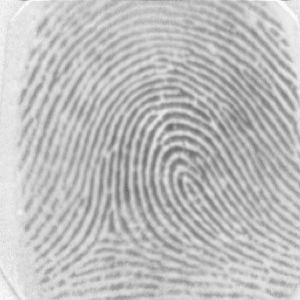
#> input picture FingerMatch/data/Fingerprints - Set A/10.tif, 300 x 300 px
$ python -i enhancing.py   (imports and definitions only)   (older library calls are emulated)
#> lines starting #> are read from the running program, lines starting #| are printed output that depends on the picture; after the words box and inside, x2 and y2 are one past the last pixel; in counts of white or black regions, pixels touching at a corner belong together
### FingerMatch/src/libs/processing.py
import numpy as np

from skimage.morphology import skeletonize


def clean_points(image: np.array, filter_size: int = 6):
    """
    Remove debris from the image - 1x1 filled pixel areas.

    Args:
        image  (np.array): Image array 1 channel, gray-scale.
        filter_size (int): Size of the rolling window applied for cleaning the array.

    """

    # Normalise
    template_base = image.copy() / image.max()

    template_new = template_base.copy()

    # Layer - window size.
    height, width = image.shape

    for i in range(height - filter_size):
        for j in range(width - filter_size):

            layer_filter = template_new[i:i + filter_size, j:j + filter_size]

            flag = 0
            if sum(layer_filter[:, 0]) == 0:
                flag += 1
            if sum(layer_filter[:, filter_size - 1]) == 0:
                flag += 1
            if sum(layer_filter[0, :]) == 0:
                flag += 1
            if sum(layer_filter[filter_size - 1, :]) == 0:
                flag += 1
            if flag > 3:
                template_base[i: i + filter_size, j: j + filter_size] = np.zeros((filter_size, filter_size))

    return template_base


def thin_image(image: np.array, swap_image: bool = False) -> np.array:
    """
    Thins given image.

    Args:
        image  (np.array): Image as a numpy array, 1 channel, gray scale.
        swap_image (bool): Swaps background colour with ridge colour

    Returns:
        np.array: Thinned image.

    """

    # Process image - thinning, cleaning and normalisation
    img_skel = skeletonize(image / image.max()).astype(int)

    # Clean noise or impurities (1x1 filled pixels)
    img_skel = clean_points(img_skel).astype(int)

    if swap_image:
        return swap(img_skel)
    else:
        return img_skel


# [104 lines left out: functions swap, occurrences, cdf, histogram_equalisation, cdf_normalised, binarise, not called in this run]

### FingerMatch/src/libs/enhancing.py
import math

import numpy as np

import scipy
from scipy import ndimage, signal

import warnings
# [1 line not run here, left out]

import cv2
# [1 line not run here, left out]

from libs.processing import thin_image, clean_points


def enhance_image(image: np.array, block_orientation: int = 16, threshold: float = 0.1,
                  sigma_gradient: int = 1, sigma_block: int = 7, sigma_orientation: int = 7,
                  block_frequency: int = 38, window_size: int = 5, min_wave_length: int = 5,
                  max_wave_length: int = 15, padding: int = None, skeletonise: bool = True):
    """
    Image enhancement using gabor filters based on ridge orientation.
    Adjusted from https: / / github.com / Utkarsh-Deshmukh / Fingerprint-Enhancement-Python
    Based on the paper: Hong, L., Wan, Y., and Jain, A. K. '
    Fingerprint image enhancement: Algorithm and performance evaluation'.
    IEEE Transactions on Pattern Analysis and Machine Intelligence 20, 8 (1998), pp 777-789.
    License: BSD 2
    """

    # CLAHE adjusted image - histogram equalisation.
    # can bang do tuong phan anh
    img_clahe = apply_clahe(image)

    # Padding image for applying window frequency mask.
    if padding is not None:
        top, bottom, left, right = [padding] * 4
        img_clahe = cv2.copyMakeBorder(img_clahe, top, bottom, left, right, cv2.BORDER_CONSTANT, value=255)

    # Normalise images
    # chuan hoa z-score
    img_normalised, mask = ridge_segment(img_clahe, block_orientation, threshold)

    # Pixel orientation
    # trich xuat huong cua duong van
    img_orientation = ridge_orient(img_normalised, sigma_gradient, sigma_block, sigma_orientation)

    # Ridge frequency
    img_frequency, med = ridge_frequency(img_normalised, mask, img_orientation, block_frequency, window_size,
                                         min_wave_length, max_wave_length)

    # Gabor filter
    image_filtered = ridge_filter(img_normalised, img_orientation, med * mask, .65, .65)

    image_enhanced = (image_filtered < -3)

    if skeletonise:
        # Applies image thinning and sets background to white.
        image_enhanced = thin_image(image_enhanced)
        image_enhanced = clean_points(image_enhanced)

    # Normalising image and processing background - and ridges.
    # image_enhanced = image_enhanced // image_enhanced.max()  # [0, 1] values

    # Invert colours if the background is dark.
    # image_enhanced = swap(image_enhanced) if image_enhanced.mean() < .5 else image_enhanced
    # image_enhanced = image_enhanced.astype('uint8')

    return image_enhanced.astype('uint8')


def ridge_orient(image: np.array, sigma_gradient: int, sigma_block: int, sigma_orientation: int):
    """
    Extracts the orientation of the ridges.

    """

    # Image gradients.
    size = np.fix(6 * sigma_gradient)

    if np.remainder(size, 2) == 0:
        size = size + 1

    gauss = cv2.getGaussianKernel(np.int(size), sigma_gradient)

    # Gradient of Gaussian
    f = gauss * gauss.T
    fy, fx = np.gradient(f)

    Gx = signal.convolve2d(image, fx, mode='same')
    Gy = signal.convolve2d(image, fy, mode='same')

    Gxx = np.power(Gx, 2)
    Gyy = np.power(Gy, 2)
    Gxy = Gx * Gy

    # Smooth the covariance data to perform a weighted summation of the data.

    size = np.fix(6 * sigma_block)

    gauss = cv2.getGaussianKernel(np.int(size), sigma_block)
    f = gauss * gauss.T

    Gxx = ndimage.convolve(Gxx, f)
    Gyy = ndimage.convolve(Gyy, f)
    Gxy = 2 * ndimage.convolve(Gxy, f)

    # Analytic solution of principal direction
    denom = np.sqrt(np.power(Gxy, 2) + np.power((Gxx - Gyy), 2)) + np.finfo(float).eps

    # Sine and cosine of doubled angles
    sin2theta = Gxy / denom
    cos2theta = (Gxx - Gyy) / denom

    if sigma_orientation:

        size = np.fix(6 * sigma_orientation)

        if np.remainder(size, 2) == 0:
            size = size + 1

        gauss = cv2.getGaussianKernel(np.int(size), sigma_orientation)

        f = gauss * gauss.T
        cos2theta = ndimage.convolve(cos2theta, f)  # Smoothed sine and cosine of
        sin2theta = ndimage.convolve(sin2theta, f)  # doubled angles

    img_orientation = np.pi / 2 + np.arctan2(sin2theta, cos2theta) / 2

    return img_orientation


def ridge_frequency(image: np.array, mask, orient: int, block_size: int, window_size: int, min_wave_length: int,
               max_wave_length: int) -> tuple:
    """
    Ridge frequency computation.

    """

    rows, cols = image.shape
    freq = np.zeros((rows, cols))

    for r in range(0, rows - block_size, block_size):
        for c in range(0, cols - block_size, block_size):
            block_image = image[r: r + block_size][:, c: c + block_size]
            block_orientation = orient[r: r + block_size][:, c: c + block_size]

            freq[r: r + block_size][:, c: c + block_size] = frequest(block_image, block_orientation, window_size,
                                                                     min_wave_length, max_wave_length)

    freq = freq * mask
    freq_1d = np.reshape(freq, (1, rows * cols))
    ind = np.where(freq_1d > 0)

    ind = np.array(ind)
    ind = ind[1, :]

    non_zero_elems_in_freq = freq_1d[0][ind]

    # median_freq = np.mean(non_zero_elems_in_freq)
    # TODO: (Dragos) Review
    median_freq = np.median(non_zero_elems_in_freq)

    return freq, median_freq


def ridge_filter(im, orient, freq, kx, ky):
    angleInc = 3
    im = np.double(im)
    rows, cols = im.shape
    newim = np.zeros((rows, cols))

    freq_1d = np.reshape(freq, (1, rows * cols))
    ind = np.where(freq_1d > 0)

    ind = np.array(ind)
    ind = ind[1, :]

    # Round the array of frequencies to the nearest 0.01 to reduce the
    # number of distinct frequencies we have to deal with.
    non_zero_elems_in_freq = freq_1d[0][ind]
    non_zero_elems_in_freq = np.double(np.round((non_zero_elems_in_freq * 100))) / 100

    unfreq = np.unique(non_zero_elems_in_freq)

    # Generate filters corresponding to these distinct frequencies and
    # orientations in 'angleInc' increments.

    sigmax = 1 / unfreq[0] * kx
    sigmay = 1 / unfreq[0] * ky

    sze = np.round(3 * np.max([sigmax, sigmay]))

    x, y = np.meshgrid(np.linspace(-sze, sze, int(2 * sze + 1)), np.linspace(-sze, sze, int(2 * sze + 1)))

    reffilter = np.exp(-((np.power(x, 2)) / (sigmax * sigmax) + (np.power(y, 2)) / (sigmay * sigmay))) * np.cos(
        2 * np.pi * unfreq[0] * x)  # this is the original gabor filter

    filt_rows, filt_cols = reffilter.shape

    gabor_filter = np.array(np.zeros((180 // angleInc, filt_rows, filt_cols)))

    for o in range(0, 180 // angleInc):
        # Generate rotated versions of the filter.  Note orientation
        # image provides orientation  * along *  the ridges, hence +90
        # degrees, and imrotate requires angles +ve anticlockwise, hence
        # the minus sign.

        rot_filt = scipy.ndimage.rotate(reffilter, - (o * angleInc + 90), reshape=False)
        gabor_filter[o] = rot_filt

    # Find indices of matrix points greater than maxsze from the image
    # boundary

    maxsze = int(sze)

    temp = freq > 0
    validr, validc = np.where(temp)

    temp1 = validr > maxsze
    temp2 = validr < rows - maxsze
    temp3 = validc > maxsze
    temp4 = validc < cols - maxsze

    final_temp = temp1 & temp2 & temp3 & temp4

    finalind = np.where(final_temp)

    # Convert orientation matrix values from radians to an index value
    # that corresponds to round(degrees / angleInc)

    maxorientindex = np.round(180 / angleInc)
    orientindex = np.round(orient / np.pi * 180 / angleInc)

    # do the filtering

    for i in range(0, rows):
        for j in range(0, cols):
            if orientindex[i][j] < 1:
                orientindex[i][j] = orientindex[i][j] + maxorientindex
            if orientindex[i][j] > maxorientindex:
                orientindex[i][j] = orientindex[i][j] - maxorientindex

    finalind_rows, finalind_cols = np.shape(finalind)

    sze = int(sze)
    for k in range(0, finalind_cols):
        r = validr[finalind[0][k]]
        c = validc[finalind[0][k]]

        img_block = im[r - sze:r + sze + 1][:, c - sze:c + sze + 1]

        newim[r][c] = np.sum(img_block * gabor_filter[int(orientindex[r][c]) - 1])

    return newim


def normalise(image: np.array):

    normed = (image - np.mean(image)) / (np.std(image))

    return normed


def ridge_segment(im, blksze, thresh):

    rows, cols = im.shape

    im = normalise(im)  # normalise to get zero mean and unit standard deviation

    new_rows = np.int(blksze * np.ceil((np.float(rows)) / (np.float(blksze))))
    new_cols = np.int(blksze * np.ceil((np.float(cols)) / (np.float(blksze))))

    padded_img = np.zeros((new_rows, new_cols))
    stddevim = np.zeros((new_rows, new_cols))

    padded_img[0:rows][:, 0:cols] = im

    for i in range(0, new_rows, blksze):
        for j in range(0, new_cols, blksze):
            block = padded_img[i:i + blksze][:, j:j + blksze]

            stddevim[i:i + blksze][:, j:j + blksze] = np.std(block) * np.ones(block.shape)

    stddevim = stddevim[0:rows][:, 0:cols]

    mask = stddevim > thresh

    mean_val = np.mean(im[mask])

    std_val = np.std(im[mask])

    normim = (im - mean_val) / (std_val)

    return normim, mask


def frequest(im, orientim, windsze, min_wave_length, max_wave_length):
    rows, cols = np.shape(im)

    # Find mean orientation within the block. This is done by averaging the
    # sines and cosines of the doubled angles before reconstructing the
    # angle again.  This avoids wraparound problems at the origin.
    cosorient = np.mean(np.cos(2 * orientim))
    sinorient = np.mean(np.sin(2 * orientim))
    orient = math.atan2(sinorient, cosorient) / 2

    # Rotate the image block so that the ridges are vertical

    # ROT_mat = cv2.getRotationMatrix2D((cols / 2, rows / 2), orient / np.pi * 180 + 90, 1)
    # rotim = cv2.warpAffine(im, ROT_mat, (cols, rows))
    rotim = scipy.ndimage.rotate(im, orient / np.pi * 180 + 90, axes=(1, 0), reshape=False, order=3, mode='nearest')

    # Now crop the image so that the rotated image does not contain any
    # invalid regions.  This prevents the projection down the columns
    # from being mucked up.

    cropsze = int(np.fix(rows / np.sqrt(2)))
    offset = int(np.fix((rows - cropsze) / 2))
    rotim = rotim[offset:offset + cropsze][:, offset:offset + cropsze]

    # Sum down the columns to get a projection of the grey values down
    # the ridges.

    proj = np.sum(rotim, axis=0)
    dilation = scipy.ndimage.grey_dilation(proj, windsze, structure=np.ones(windsze))

    temp = np.abs(dilation - proj)

    peak_thresh = 2

    maxpts = (temp < peak_thresh) & (proj > np.mean(proj))
    maxind = np.where(maxpts)

    rows_maxind, cols_maxind = np.shape(maxind)

    # Determine the spatial frequency of the ridges by divinding the
    # distance between the 1st and last peaks by the (No of peaks-1). If no
    # peaks are detected, or the wavelength is outside the allowed bounds,
    # the frequency image is set to 0

    if cols_maxind < 2:
        freqim = np.zeros(im.shape)
    else:
        peaks = cols_maxind
        wave_length = (maxind[0][cols_maxind - 1] - maxind[0][0]) / (peaks - 1)
        if min_wave_length <= wave_length <= max_wave_length:
            freqim = 1 / np.double(wave_length) * np.ones(im.shape)
        else:
            freqim = np.zeros(im.shape)

    return freqim


# [13 lines left out: function binarise_image, not called in this run]


def apply_clahe(image: np.array, clip_limit: float = 2.0, tile_grid_size: tuple = (8, 8)):
    """
    Contrast Limited Adaptive Histogram Equalization

    """
    # clipLimit: Nguong gioi han do tuong phan
    # tileGridSize; Chia anh dau vao thanh cac o MxN sau do ap dung can bang histogram theo tung o de giam nhieu.

    clahe = cv2.createCLAHE(clipLimit=clip_limit, tileGridSize=tile_grid_size)

    return clahe.apply(image)


# [26 lines left out: functions fourier_transform, high_pass_filter, not called in this run]

>>> import cv2
>>> picture = cv2.imread('../../data/Fingerprints - Set A/10.tif', cv2.IMREAD_GRAYSCALE)
#> picture is the input picture: shape (300, 300); min 104, max 250, mean 190.1
>>> result = enhance_image(picture)
#> in ridge_segment, `stddevim = stddevim[0:rows][:, 0:cols]`:
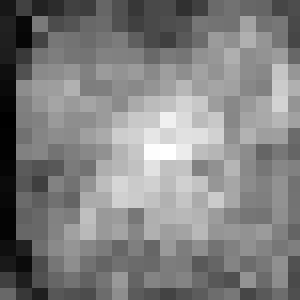
#> stddevim: shape (300, 300) float64; min 0.189, max 1.5, mean 0.852; drawn with min black and max white
#> in ridge_segment, `mask = stddevim > thresh`: mask: shape (300, 300) bool; every value is 1
#> in ridge_segment, `mean_val = np.mean(im[mask])`: mean_val = -1.41e-16
#> in ridge_segment, `std_val = np.std(im[mask])`: std_val = 1
#> in ridge_frequency, `rows, cols = image.shape`: rows = 300
#> the loop in ridge_frequency, `for r in range(0, rows - block_size, block_size):` made 7 passes
#> after the loop in ridge_frequency, `for r in range(0, rows - block_size, block_size):`:
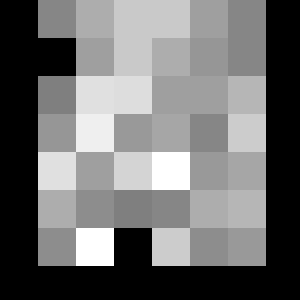
#> freq: shape (300, 300) float64; min 0, max 0.2, mean 0.0874; drawn with min black and max white
#> in ridge_frequency, `ind = np.where(freq_1d > 0)`: ind = 57760 positions, rows 0 to 0, columns 38 to 79765
#> in ridge_frequency, `median_freq = np.median(non_zero_elems_in_freq)`: median_freq = 0.128
#> in ridge_filter, `rows, cols = im.shape`: rows = 300
#> in ridge_filter, `freq_1d = np.reshape(freq, (1, rows * cols))`: freq: shape (300, 300) float64; every value is 0.128
#> in ridge_filter, `ind = np.where(freq_1d > 0)`: ind = 90000 positions, rows 0 to 0, columns 0 to 89999
#> in ridge_filter, `unfreq = np.unique(non_zero_elems_in_freq)`: unfreq = [0.13]
#> in ridge_filter, `sigmax = 1 / unfreq[0] * kx`: sigmax = 5
#> in ridge_filter, `sze = np.round(3 * np.max([sigmax, sigmay]))`: sze = 15
#> in ridge_filter, `filt_rows, filt_cols = reffilter.shape`: filt_rows = 31
#> in ridge_filter, `maxsze = int(sze)`: maxsze = 15
#> after the loop in ridge_filter, `for i in range(0, rows):`:
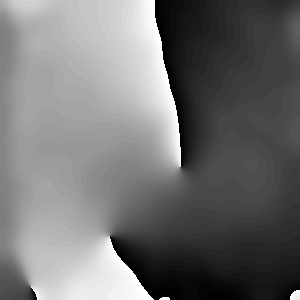
#> orientindex: shape (300, 300) float64; min 1, max 60, mean 27.4; drawn with min black and max white
#> in ridge_filter, `finalind_rows, finalind_cols = np.shape(finalind)`: finalind_rows = 1; finalind_cols = 72361
#> the loop in ridge_filter, `for k in range(0, finalind_cols):` made 72361 passes
#> pass 1, in ridge_filter, `img_block = im[r - sze:r + sze + 1][:, c - sze:c + sze + 1]`:
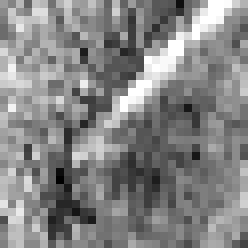
#> img_block: shape (31, 31) float64 (shown 8 times larger); min -0.0994, max 1.77, mean 0.878; drawn with min black and max white
#> after the loop in ridge_filter, `for k in range(0, finalind_cols):`:
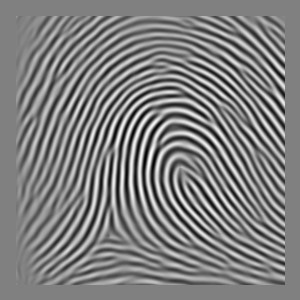
#> newim: shape (300, 300) float64; min -69.19, max 68.25, mean -0.1; drawn with min black and max white
#> in enhance_image, `image_enhanced = (image_filtered < -3)`:
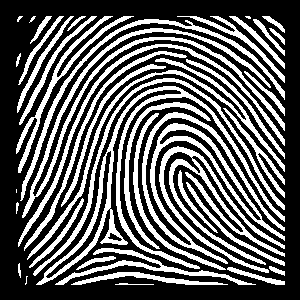
#> image_enhanced: shape (300, 300) bool; 36.9% white; 43 white regions (5 under 20 px), largest, box (x1, y1, x2, y2) and area: (36, 86, 285, 285) 3753, (142, 112, 285, 264) 3483, (159, 146, 285, 273) 3017
#> in thin_image, `img_skel = skeletonize(image / image.max()).astype(int)`:
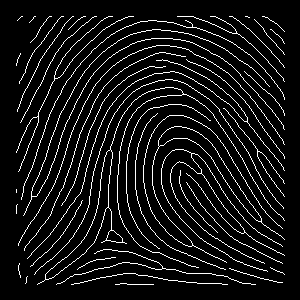
#> img_skel: shape (300, 300) int64; values 0 (black) and 1 (white), 8.1% white in thin lines or dots, all inside (x1, y1, x2, y2) = (16, 16, 285, 285)

$ run again, on FingerMatch/data/Fingerprints - Set A/100.tif
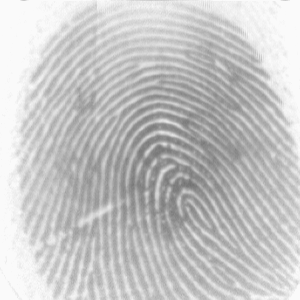
#> input picture FingerMatch/data/Fingerprints - Set A/100.tif, 300 x 300 px
#> picture is the input picture: shape (300, 300); min 115, max 250, mean 197.9
#> mask: shape (300, 300) bool; 96.9% white; 1 black region, box (x1, y1, x2, y2) and area: (0, 0, 48, 128) 2816
#> mean_val = -0.0517
#> std_val = 0.973
#> in ridge_frequency, `rows, cols = image.shape`: rows = 300
#> the loop in ridge_frequency, `for r in range(0, rows - block_size, block_size):` made 7 passes
#> in ridge_frequency, `ind = np.where(freq_1d > 0)`: ind = 56316 positions, rows 0 to 0, columns 76 to 79765
#> median_freq = 0.125
#> in ridge_filter, `rows, cols = im.shape`: rows = 300
#> in ridge_filter, `ind = np.where(freq_1d > 0)`: ind = 87184 positions, rows 0 to 0, columns 16 to 89999
#> unfreq = [0.12]
#> sigmax = 5.42
#> sze = 16
#> filt_rows = 33
#> maxsze = 16
#> after the loop in ridge_filter, `for i in range(0, rows):`:
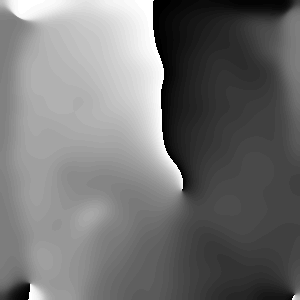
#> orientindex: shape (300, 300) float64; min 1, max 60, mean 27.5; drawn with min black and max white
#> finalind_rows = 1; finalind_cols = 70824
#> image_enhanced: shape (300, 300) bool; 35.7% white; 38 white regions (8 under 20 px), largest, box (x1, y1, x2, y2) and area: (103, 104, 284, 284) 4947, (29, 65, 284, 281) 3213, (169, 178, 280, 284) 2918
#> in thin_image, `img_skel = skeletonize(image / image.max()).astype(int)`:
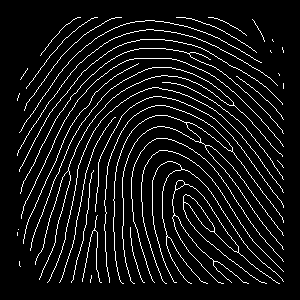
#> img_skel: shape (300, 300) int64; values 0 (black) and 1 (white), 7.6% white in thin lines or dots, all inside (x1, y1, x2, y2) = (17, 17, 284, 284)

$ run again, on FingerMatch/data/Fingerprints - Set A/11.tif
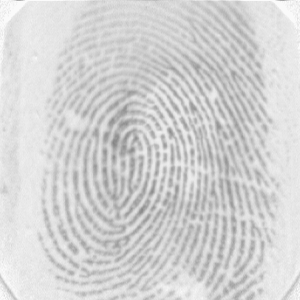
#> input picture FingerMatch/data/Fingerprints - Set A/11.tif, 300 x 300 px
#> picture is the input picture: shape (300, 300); min 133, max 250, mean 211.2
#> mask: shape (300, 300) bool; every value is 1
#> mean_val = -1.82e-16
#> std_val = 1
#> in ridge_frequency, `rows, cols = image.shape`: rows = 300
#> the loop in ridge_frequency, `for r in range(0, rows - block_size, block_size):` made 7 passes
#> in ridge_frequency, `ind = np.where(freq_1d > 0)`: ind = 47652 positions, rows 0 to 0, columns 0 to 79727
#> median_freq = 0.136
#> in ridge_filter, `rows, cols = im.shape`: rows = 300
#> in ridge_filter, `ind = np.where(freq_1d > 0)`: ind = 90000 positions, rows 0 to 0, columns 0 to 89999
#> unfreq = [0.14]
#> sigmax = 4.64
#> sze = 14
#> filt_rows = 29
#> maxsze = 14
#> after the loop in ridge_filter, `for i in range(0, rows):`:
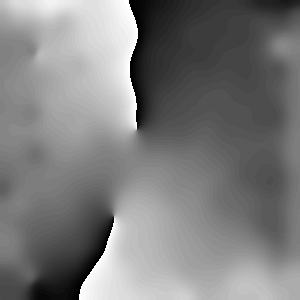
#> orientindex: shape (300, 300) float64; min 1, max 60, mean 29.9; drawn with min black and max white
#> finalind_rows = 1; finalind_cols = 73441
#> image_enhanced: shape (300, 300) bool; 31.4% white; 83 white regions (43 under 20 px), largest, box (x1, y1, x2, y2) and area: (63, 80, 188, 286) 6684, (56, 37, 264, 286) 2367, (56, 30, 285, 258) 2130
#> in thin_image, `img_skel = skeletonize(image / image.max()).astype(int)`:
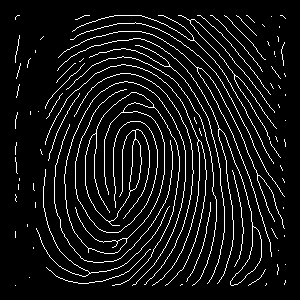
#> img_skel: shape (300, 300) int64; values 0 (black) and 1 (white), 7.8% white in thin lines or dots, all inside (x1, y1, x2, y2) = (15, 15, 286, 286)

$ run again, on FingerMatch/data/Fingerprints - Set A/13.tif
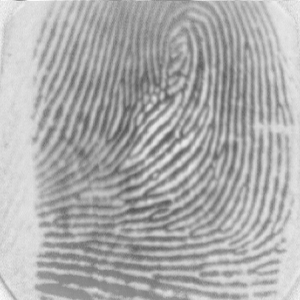
#> input picture FingerMatch/data/Fingerprints - Set A/13.tif, 300 x 300 px
#> picture is the input picture: shape (300, 300); min 85, max 250, mean 172.7
#> mask: shape (300, 300) bool; every value is 1
#> mean_val = -1.31e-16
#> std_val = 1
#> in ridge_frequency, `rows, cols = image.shape`: rows = 300
#> the loop in ridge_frequency, `for r in range(0, rows - block_size, block_size):` made 7 passes
#> in ridge_frequency, `ind = np.where(freq_1d > 0)`: ind = 53428 positions, rows 0 to 0, columns 38 to 79765
#> median_freq = 0.143
#> in ridge_filter, `rows, cols = im.shape`: rows = 300
#> in ridge_filter, `ind = np.where(freq_1d > 0)`: ind = 90000 positions, rows 0 to 0, columns 0 to 89999
#> unfreq = [0.14]
#> sigmax = 4.64
#> sze = 14
#> filt_rows = 29
#> maxsze = 14
#> finalind_rows = 1; finalind_cols = 73441
#> image_enhanced: shape (300, 300) bool; 35.1% white; 46 white regions (13 under 20 px), largest, box (x1, y1, x2, y2) and area: (38, 15, 286, 261) 3989, (33, 17, 212, 211) 3611, (36, 15, 234, 232) 3366
#> in thin_image, `img_skel = skeletonize(image / image.max()).astype(int)`:
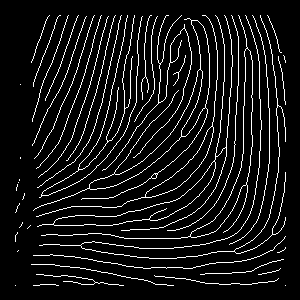
#> img_skel: shape (300, 300) int64; values 0 (black) and 1 (white), 8.5% white in thin lines or dots, all inside (x1, y1, x2, y2) = (15, 15, 286, 286)
